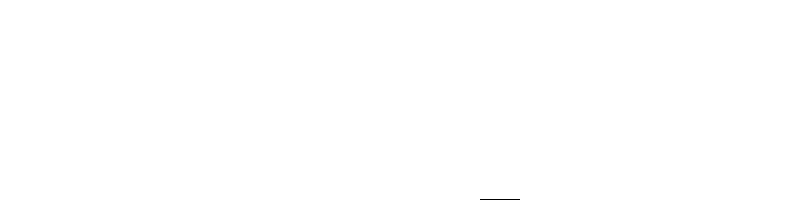
Frame 1 (no input)
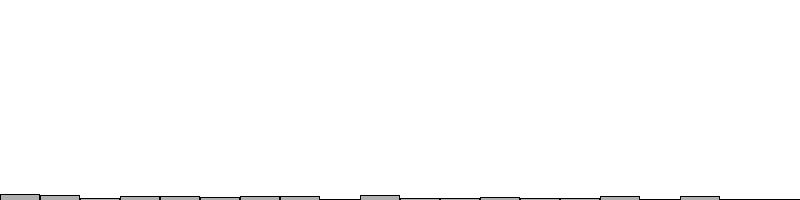
Frame 60 (the mouse pressed at the canvas centre just before this capture)
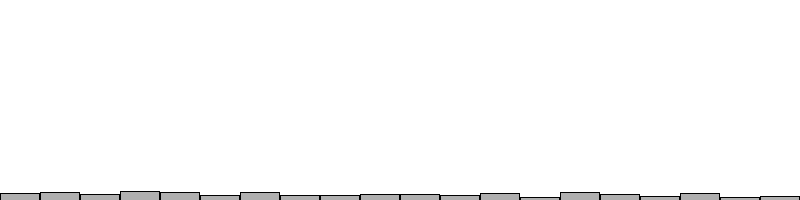
Frame 120 (the mouse held since frame 60 and released just before this capture)

The Processing sketch that drew these frames (run headless with seeded random() and noise(); from frame 60 on, the mouse is pressed at the canvas centre):

// Processing sketch: random_distribution_graph
// ── random_distribution_graph.pde
public void settings() {
  size(800, 200);
}
//Define an array to keep track how often
int[] randomCounts;

void setup() {
  randomCounts = new int[20];
  
}

void draw() {
  background(255);
  int index = int(random(randomCounts.length));
  randomCounts[index]++;
  println(randomCounts[10]);
  stroke(0);
  fill(175);
  int w = width/randomCounts.length;
  
  for (int x=0; x<randomCounts.length; x++) {
    rect(x*w,height-randomCounts[x],w-1,randomCounts[x]);
  }
}
